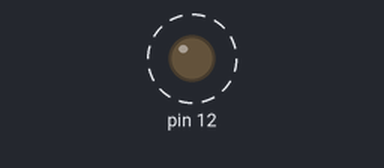
A sketch run on a simulated Arduino Uno, built with avr-gcc and run on an emulated ATmega328P. Parts: output pins drawn as LEDs (lit = HIGH). Dashed ring = blinking.

Above: at 0.5 s.
Timing chart, 0 to 4.6 s (numbered marks = the images above):
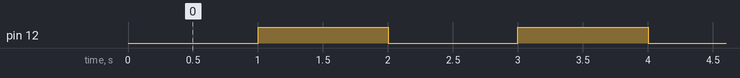

The sketch:

30.ino
```cpp
unsigned long currentTime = 0;
unsigned long previousTime = 0;
bool state = true;

void setup()
{

  pinMode(12, OUTPUT);
}

void loop()
{

  currentTime = millis();

  if (currentTime - previousTime >= 1000)
  {
    if (state == true)
    {
      digitalWrite(12, HIGH);
      state = false;
    } else {
      digitalWrite(12, LOW);
      state = true;
    }
    previousTime = millis();
  }
}
```

Measured:
- by itself, pin 12: alternates HIGH for 1.0 s and LOW for 1.0 s
